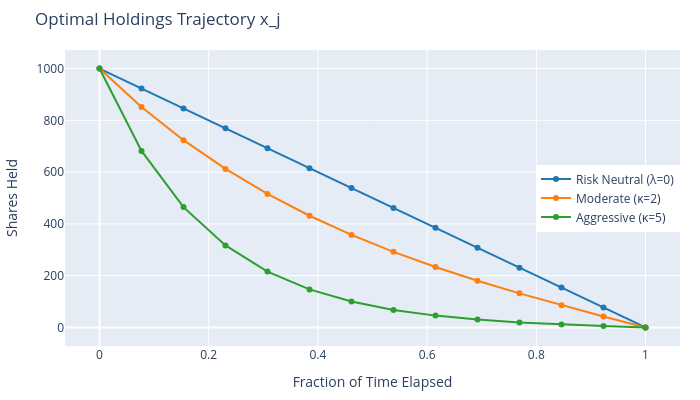

Notebook source saved alongside this figure:
### Markdown cell above
## Scheduled trading

The Almgren-Chriss closed-form schedule, $x_j = X \cdot \sinh(\kappa(T-t_j)) /
\sinh(\kappa T)$ at $t_j = j\tau$, for the three risk-aversion levels above:
risk-neutral ($\lambda=0$, a straight line), moderate, and aggressive.

### Code cell
t_fraction = np.arange(N + 1) / N
colors = {"risk_neutral": "#1f77b4", "moderate": "#ff7f0e", "aggressive": "#2ca02c"}

trajectories_df = pl.DataFrame(
    {
        "t_fraction": t_fraction,
        **{
            label: optimal_holdings(X, T, N, kappa)
            for label, kappa in kappas_illustrative.items()
        },
    }
)

fig = go.Figure()
for label, kappa in kappas_illustrative.items():
    legend_suffix = "λ=0" if kappa == 0.0 else f"κ={kappa:.2g}"
    fig.add_trace(
        go.Scatter(
            x=trajectories_df["t_fraction"],
            y=trajectories_df[label],
            mode="lines+markers",
            name=f"{labels_display[label]} ({legend_suffix})",
            line={"width": 2, "color": colors[label]},
        )
    )
fig.update_layout(
    title="Optimal Holdings Trajectory x_j",
    xaxis_title="Fraction of Time Elapsed",
    yaxis_title="Shares Held",
    width=700,
    height=400,
    margin={"l": 60, "r": 20, "t": 50, "b": 50},
    legend={"x": 1, "xanchor": "right", "y": 0.5, "yanchor": "middle"},
)
fig.write_image("output/optimal_holdings_trajectory.png", scale=2)
fig.show()

### Figure 1 — Plotly figure (JSON) as saved in the notebook; plotly's stock layout.template omitted (floating-point values rounded to 4 significant figures)
{"data": [{"line": {"color": "#1f77b4", "width": 2}, "mode": "lines+markers", "name": "Risk Neutral (λ=0)", "type": "scatter", "x": [0.0, 0.07692, 0.1538, 0.2308, 0.3077, 0.3846, 0.4615, 0.5385, 0.6154, 0.6923, 0.7692, 0.8462, 0.9231, 1.0], "y": [1000.0, 923.1, 846.2, 769.2, 692.3, 615.4, 538.5, 461.5, 384.6, 307.7, 230.8, 153.8, 76.92, 0.0]}, {"line": {"color": "#ff7f0e", "width": 2}, "mode": "lines+markers", "name": "Moderate (κ=2)", "type": "scatter", "x": [0.0, 0.07692, 0.1538, 0.2308, 0.3077, 0.3846, 0.4615, 0.5385, 0.6154, 0.6923, 0.7692, 0.8462, 0.9231, 1.0], "y": [1000.0, 851.5, 723.3, 612.3, 515.7, 431.5, 357.5, 292.0, 233.4, 180.4, 131.7, 86.1, 42.54, 0.0]}, {"line": {"color": "#2ca02c", "width": 2}, "mode": "lines+markers", "name": "Aggressive (κ=5)", "type": "scatter", "x": [0.0, 0.07692, 0.1538, 0.2308, 0.3077, 0.3846, 0.4615, 0.5385, 0.6154, 0.6923, 0.7692, 0.8462, 0.9231, 1.0], "y": [1000.0, 681.8, 464.8, 316.8, 215.9, 147.0, 99.99, 67.8, 45.68, 30.35, 19.53, 11.6, 5.4, 0.0]}], "layout": {"height": 400, "legend": {"x": 1, "xanchor": "right", "y": 0.5, "yanchor": "middle"}, "margin": {"b": 50, "l": 60, "r": 20, "t": 50}, "title": {"text": "Optimal Holdings Trajectory x_j"}, "width": 700, "xaxis": {"title": {"text": "Fraction of Time Elapsed"}}, "yaxis": {"title": {"text": "Shares Held"}}}}
